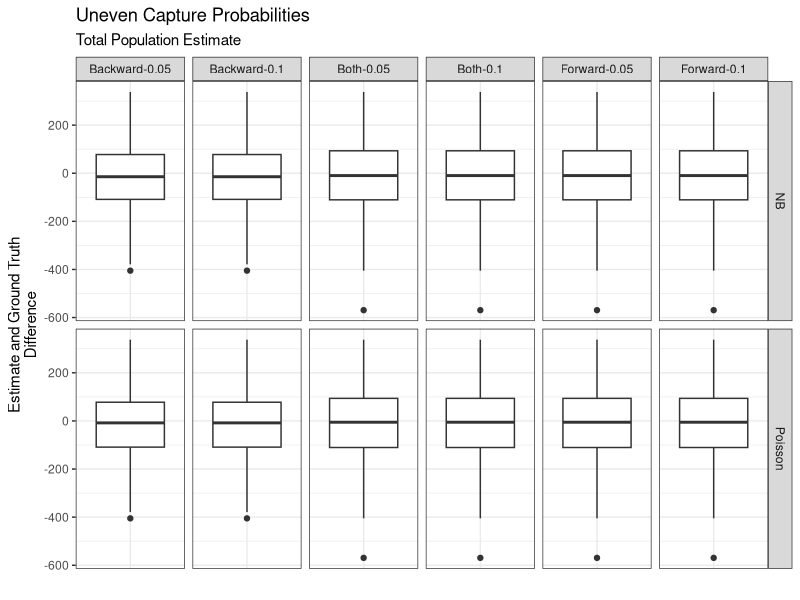
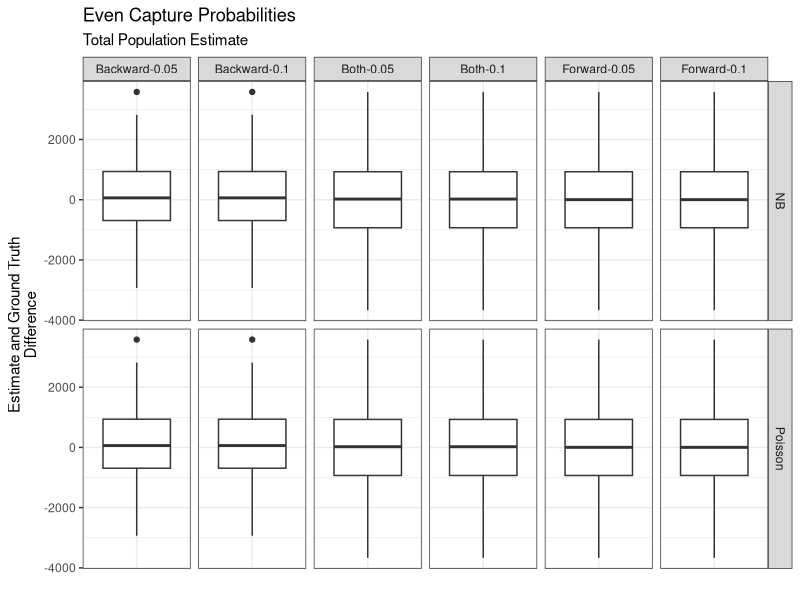
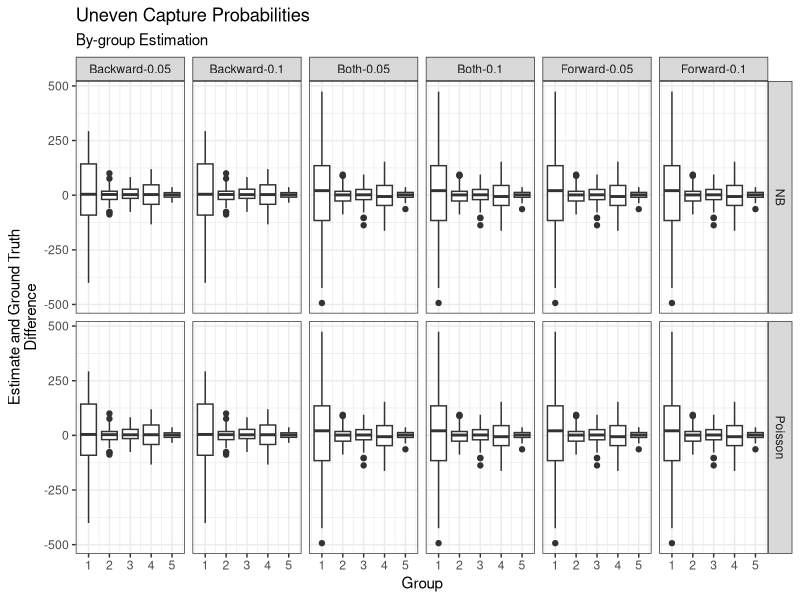
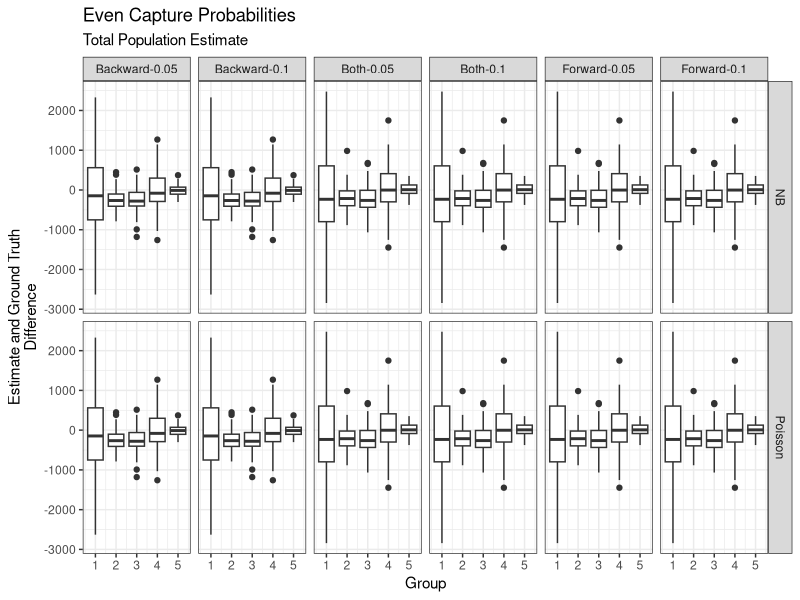
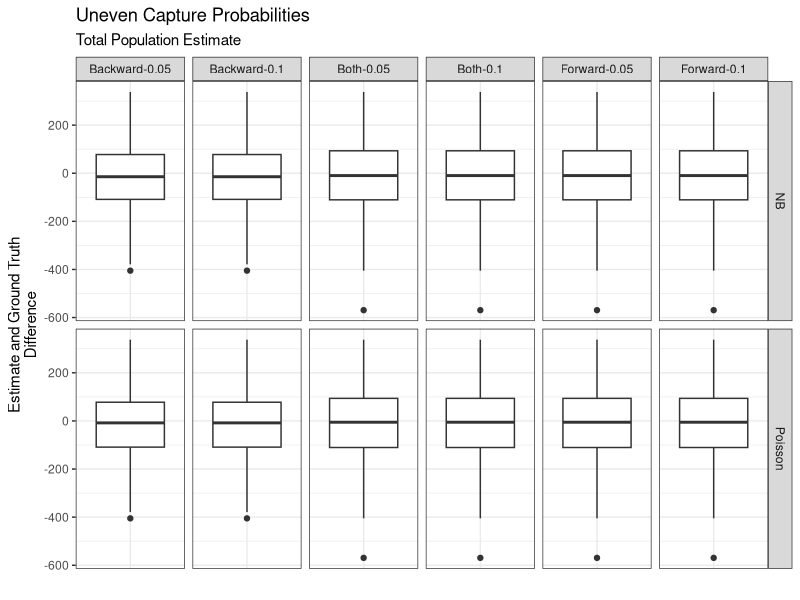
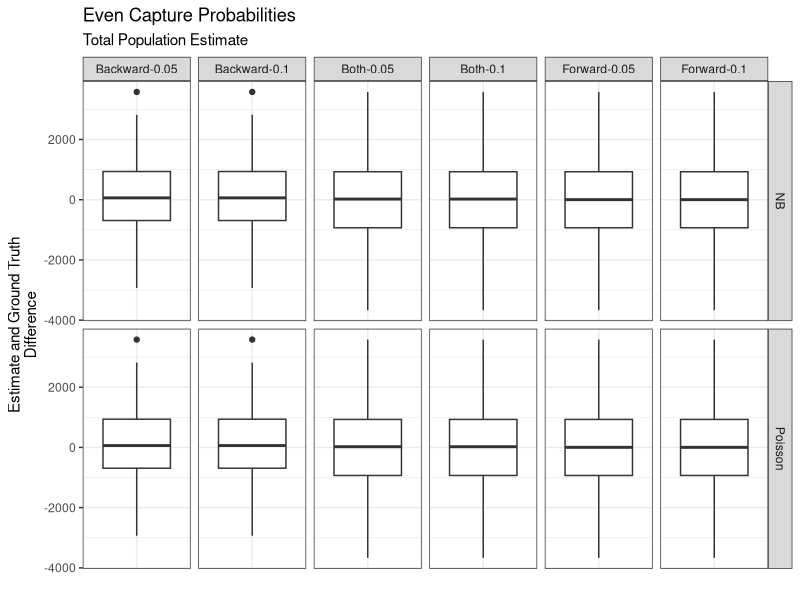
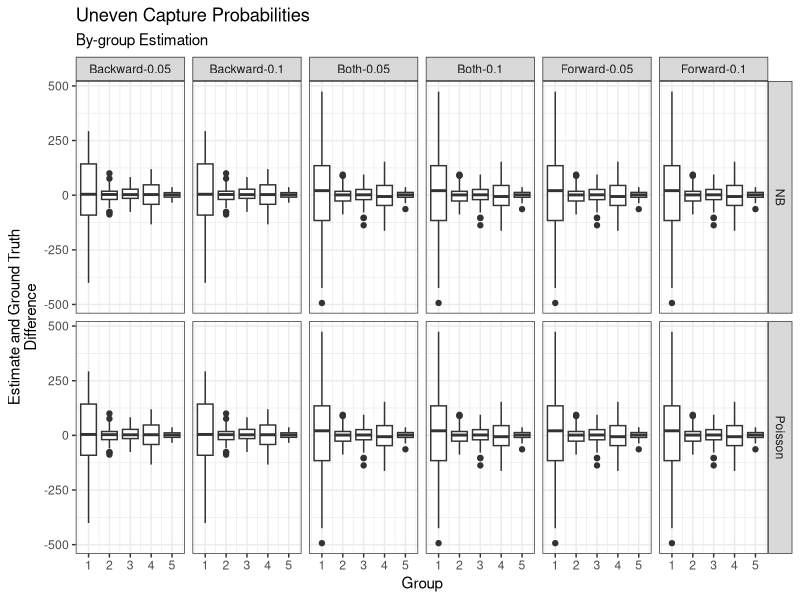
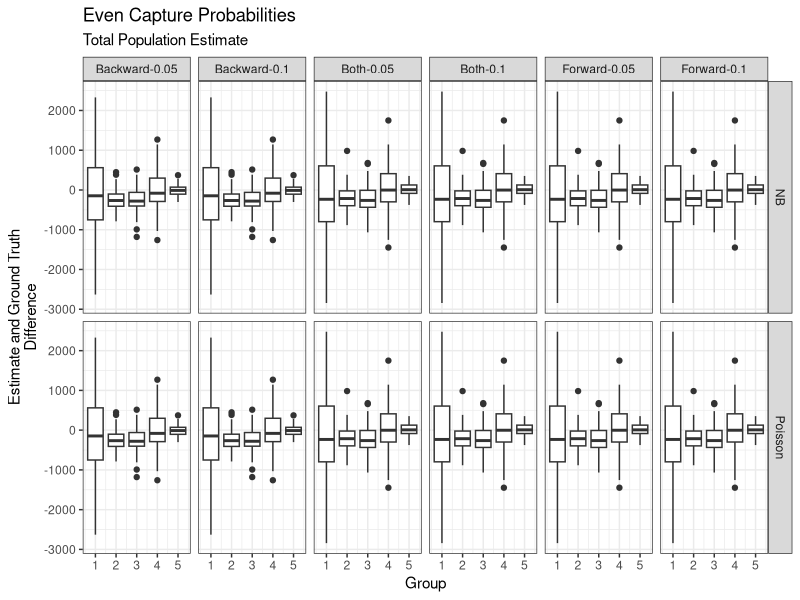

R code for these plots, in order:
library(ggplot2)
library(data.table)

ECNS <- fread("../Data/evenCaptures_noStrata.csv")
ECS <- fread("../Data/evenCaptures_Strata.csv")
UECS <- fread("../Data/unevenCaptures_fiveStrata.csv")
UECNS <- fread("../Data/unevencaptures_noStrata.csv")

makeFig <- function(data) {
  if(length(unique(data$Group)) != 1) stratified <- TRUE else stratified <- FALSE
  DT <- data[, diff := Estimate - GroundTruth]
  
  if(!stratified) {
    plabs <- labs(x = "")
    pticks <- theme(axis.text.x = element_blank(),
                    axis.ticks.x = element_blank())
  } else {
    plabs <- labs(x = "Group")
    pticks <- theme()
  }
  
  
  p <- ggplot(DT, aes(y = diff, x = Group, group = Group)) + 
    geom_boxplot() + 
    guides(color = "none",
           size = "none") + 
    theme_bw() + 
    facet_grid(Method~Model) + 
    plabs + 
    pticks + 
    labs(y = "Estimate and Ground Truth\nDifference")
  
  return(p)
}

makeFig(UECNS) + labs(title = "Uneven Capture Probabilities",
                      subtitle = "Total Population Estimate")
ggsave("../Figures/unevenCaptures_noStrata.png")

makeFig(ECNS) + labs(title = "Even Capture Probabilities",
                     subtitle = "Total Population Estimate")
ggsave("../Figures/evenCaptures_noStrata.png")

makeFig(UECS) + labs(title = "Uneven Capture Probabilities",
                     subtitle = "By-group Estimation")
ggsave("../Figures/unevenCptures_strata.png")

makeFig(ECS) + labs(title = "Even Capture Probabilities",
                    subtitle = "Total Population Estimate")
ggsave("../Figures/evenCptures_strata.png")
